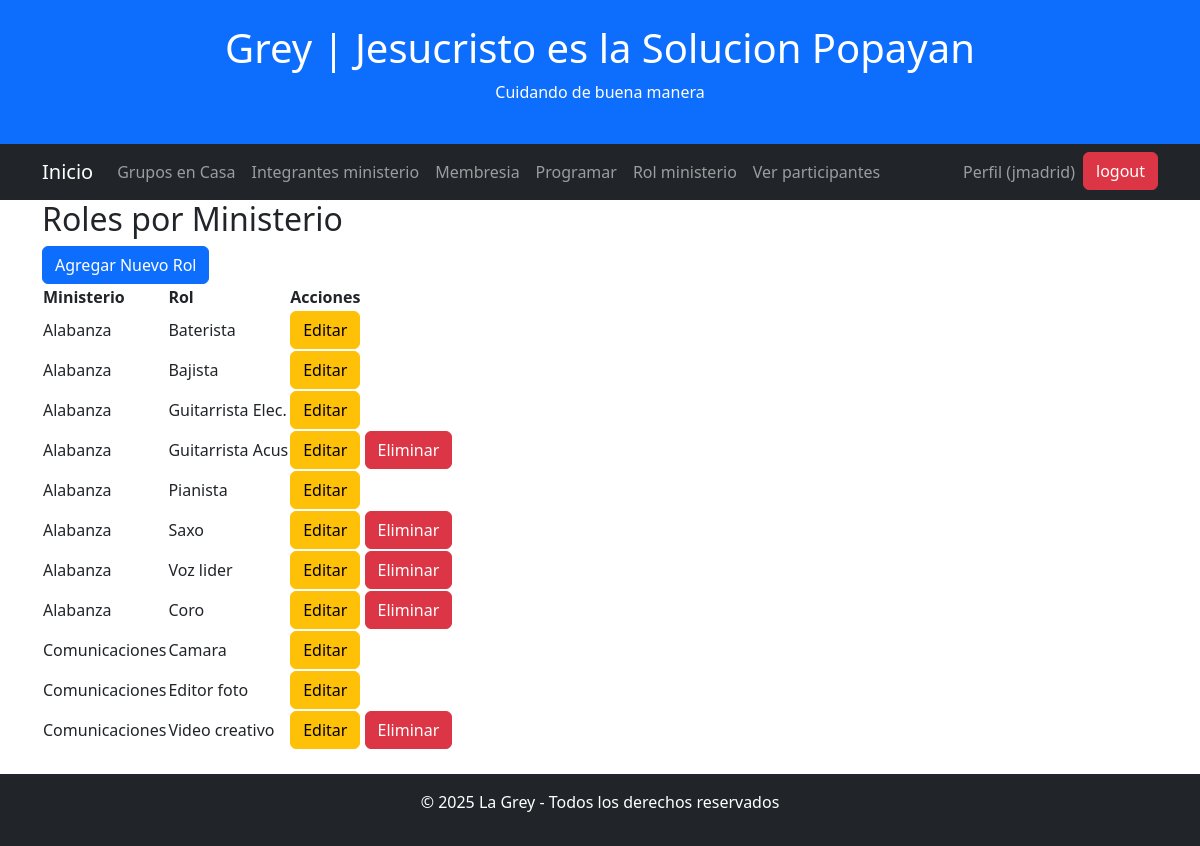
Page /roles/ (signed in) on the committed database.
### base/models.py (models this page shows, shortened)
class Iglesia(models.Model):
    nombre = models.CharField(max_length=200)
    descripcion = models.TextField(null=True,
                                   blank=True)
    direccion = models.TextField(null=True, blank=True)
    telefono = models.CharField(max_length=50, null=True, blank=True)
    correo = models.CharField(max_length=100, null=True, blank=True)
    pastor = models.CharField(max_length=100, null=True, blank=True)
    activa = models.BooleanField(default=True)
    creado = models.DateTimeField(auto_now_add=True)
    def __str__(self):
        return self.nombre
    class Meta:
        ordering = ['nombre']

class Rol_ministerio(models.Model):
    id_ministerio = models.ForeignKey(Ministerio, on_delete=models.CASCADE,
                                 null=False,
                                 blank=True, related_name="roles_disponibles")
    descripcion = models.CharField(max_length=200)

class Ministerio(models.Model):
    descripcion = models.CharField(max_length=200)
    observacion = models.TextField(null=True,
                                   blank=True)
    creado = models.DateTimeField(auto_now_add=True)
    id_usuario = models.ForeignKey(User, on_delete=models.CASCADE,
                                 null=False,
                                 blank=True)
    class Meta:
        ordering = ['descripcion']

### base/views.py (the view)
# urls.py: path("roles/", RolMinisterioListView.as_view(), name="rol_ministerio_list"),
class RolMinisterioListView(LoginRequiredMixin, ListView):
    model = Rol_ministerio
    template_name = "rol_ministerio/rol_ministerio_list.html"
    context_object_name = 'rol_ministerio'
    def get_context_data(self, **kwargs):
        context = super().get_context_data(**kwargs)
        usuario_iglesia = get_object_or_404(Usuario_iglesia, id_usuario=self.request.user)
        iglesia = usuario_iglesia.id_iglesia
        context['iglesia'] = iglesia
        context['usuario_iglesia'] = usuario_iglesia
        roles_asignados = set(
            Miembro_ministerio.objects.values_list('id_rol_ministerio', flat=True)
        )
        rol_ministerio=Rol_ministerio.objects.filter(id_ministerio__id_usuario=self.request.user)
        context['rol_ministerio']=rol_ministerio
        for rol in context['rol_ministerio']:
            rol.es_eliminable = rol.id not in roles_asignados
        return context

### base/templates/rol_ministerio/rol_ministerio_list.html
{% extends 'principal.html' %}
{% block content %}
<h2>Roles por Ministerio</h2>
<a href="{% url 'rol_ministerio_create' %}" class="btn btn-primary">Agregar Nuevo Rol</a>
<table>
    <thead>
        <tr>
            <th>Ministerio</th>
            <th>Rol</th>
            <th>Acciones</th>
        </tr>
    </thead>
    <tbody>
        {% for rol in rol_ministerio %}
        <tr>
            <td>{{ rol.id_ministerio.descripcion }}</td>
            <td>{{ rol.descripcion }}</td>
            <td>
                <a class="btn btn-warning"  href="{% url 'rol_ministerio_update' rol.pk %}">Editar</a>
            {% if rol.es_eliminable %}
                <a class="btn btn-danger"  href="{% url 'rol_ministerio_delete' rol.pk %}" onclick="return confirm('¿Seguro que deseas eliminar este rol?')">Eliminar</a>
            {% endif %}
            </td>
        </tr>
        {% empty %}
        <tr><td colspan="3">No hay roles registrados.</td></tr>
        {% endfor %}
    </tbody>
</table>
{% endblock content %}

### base/templates/principal.html (shortened to what this page needs)
<!DOCTYPE html>
<html lang="es">
<head>
 <link rel="stylesheet" href="https://cdn.jsdelivr.net/npm/flatpickr/dist/flatpickr.min.css">
    <link href="https://cdn.jsdelivr.net/npm/select2@4.0.13/dist/css/select2.min.css" rel="stylesheet" />
    <link rel="stylesheet" href="https://cdn.jsdelivr.net/npm/bootstrap@5.3.0/dist/css/bootstrap.min.css">
<link rel="stylesheet" href="https://unpkg.com/leaflet@1.9.4/dist/leaflet.css" />
</head>
<body>
    <header class="bg-primary text-white text-center py-4">
        <h1>Grey | {{iglesia}}</h1>
        <p>Cuidando de buena manera</p>
    </header>
    <nav class="navbar navbar-expand-lg navbar-dark bg-dark">
        <div class="container">
            <a class="navbar-brand" href="{% url 'menu_principal' %}">Inicio</a>
            <div class="collapse navbar-collapse" id="navbarNav">
                <ul class="navbar-nav me-auto">
                    {% if usuario_iglesia.superusuario %}
                    <li class="nav-item" ><a  class="nav-link" href="{% url 'grupo-casa-list' %}">Grupos en Casa</a> </li>
                    <li class="nav-item" ><a class="nav-link" href="{% url 'ministerio-list' %}">Ministerio </a> </li>
                    <li class="nav-item" ><a  class="nav-link" href="{% url 'miembro-list' %}">Membresia </a> </li>
                     <li class="nav-item" ><a  class="nav-link" href="{% url 'servicios' %}">Servicios </a> </li>
                    <li class="nav-item" ><a class="nav-link"  href="{% url 'servicios' %}">Ver proramados </a> </li>
                   <li class="nav-item" >----------- </li>
                   <li class="nav-item" ><a  class="nav-link" href="{% url 'miembro-ministerio-list' %}">Integrantes ministerio</a> </li>
                     <li class="nav-item" ><a  class="nav-link" href="{% url 'servicios' %}">Programar</a> </li>
                     <li class="nav-item" ><a class="nav-link"  href="{% url 'rol_ministerio_list' %}">Rol ministerio</a> </li>
                    <li class="nav-item" > <a class="nav-link"  href="{% url 'participantes_por_servicio' %}" class="btn btn-info">  Ver Participantes</a></li>
                    {% else %}
                    <li class="nav-item" ><a  class="nav-link" href="{% url 'grupo-casa-list' %}">Grupos en Casa</a> </li>
                    <li class="nav-item" ><a  class="nav-link" href="{% url 'miembro-ministerio-list' %}">Integrantes ministerio</a> </li>
                    <li class="nav-item" ><a  class="nav-link" href="{% url 'miembro-list' %}">Membresia</a> </li>
                     <li class="nav-item" ><a  class="nav-link" href="{% url 'servicios' %}">Programar </a> </li>
                     <li class="nav-item" ><a class="nav-link"  href="{% url 'rol_ministerio_list' %}">Rol ministerio</a> </li>
                    <li class="nav-item" > <a class="nav-link"  href="{% url 'participantes_por_servicio' %}" class="btn btn-info">  Ver participantes</a></li>
                    {% endif %}
                </ul>
                <ul class="navbar-nav">
                        <li class="nav-item">
                            <a class="nav-link" href="">Perfil ({{ user.username }})</a>
                        </li>
                    {% if request.user.is_authenticated %}
                            <form method="post" action="{% url 'logout' %}">
                                <button  class="btn btn-danger" type="submit">logout</button>
                            </form>
                        {% else %}
                             <a href="{% url 'login' %}">Ingresar </a>
                        {% endif %}
                </ul>
            </div>
        </div>
    </nav>
    <div class="container">
        {% block content %}
        {% endblock content %}
    </div>
    <footer class="bg-dark text-white text-center py-3 mt-4">
        <p>&copy; 2025 La Grey - Todos los derechos reservados</p>
    </footer>
</body>
</html>

### rows in the picture
Iglesia: nombre "Jesucristo es la Solucion Popayan"
Rol_ministerio: id_ministerio.descripcion "Alabanza", descripcion "Baterista"
Rol_ministerio: id_ministerio.descripcion "Alabanza", descripcion "Bajista"
Rol_ministerio: id_ministerio.descripcion "Alabanza", descripcion "Guitarrista Elec."
Rol_ministerio: id_ministerio.descripcion "Alabanza", descripcion "Guitarrista Acus", shows "Eliminar"
Rol_ministerio: id_ministerio.descripcion "Alabanza", descripcion "Pianista"
Rol_ministerio: id_ministerio.descripcion "Alabanza", descripcion "Saxo", shows "Eliminar"
Rol_ministerio: id_ministerio.descripcion "Alabanza", descripcion "Voz lider", shows "Eliminar"
Rol_ministerio: id_ministerio.descripcion "Alabanza", descripcion "Coro", shows "Eliminar"
Rol_ministerio: id_ministerio.descripcion "Comunicaciones", descripcion "Camara"
Rol_ministerio: id_ministerio.descripcion "Comunicaciones", descripcion "Editor foto"
Rol_ministerio: id_ministerio.descripcion "Comunicaciones", descripcion "Video creativo", shows "Eliminar"

### other values in the picture
{{ user.username }} "jmadrid"
